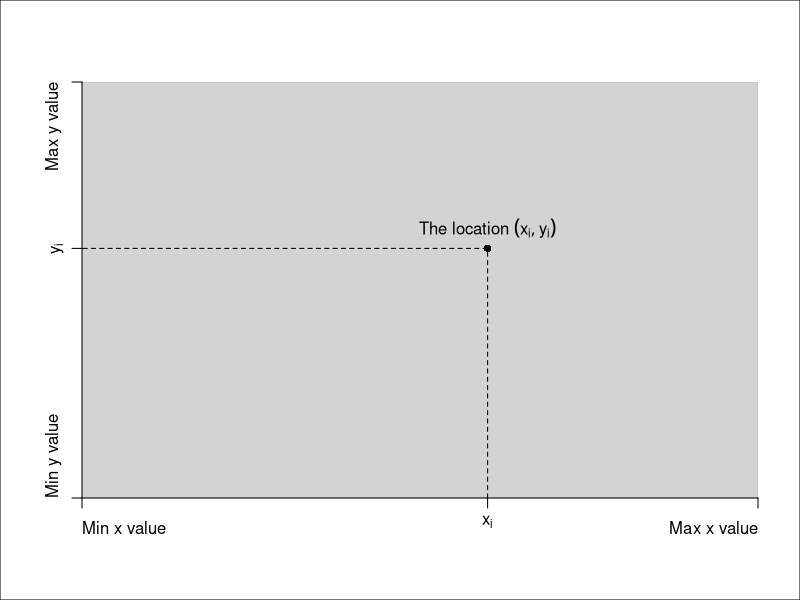

Recreate this plot in R.
par(xaxs="i", yaxs="i", xpd=FALSE)
    plot(c(0, 1), c(0, 1), type="n", ann=FALSE, axes=FALSE)
    box("figure")
    rect(0, 0, 1, 1, col="light grey", border="grey")
    axis(1, at=c(0, 1), c("", ""))
    mtext("Min x value", side=1, adj=0, line=1)
    mtext("Max x value", side=1, adj=1, line=1)
    axis(2, at=c(0, 1), c("", ""))
    mtext("Min y value", side=2, adj=0, line=1)
    mtext("Max y value", side=2, adj=1, line=1)
    lines(c(.6, .6, 0), c(0, .6, .6), lty="dashed")
    text(.6, .6, expression(paste("The location ", 
            group("(",list(x[i], y[i]),")"))), pos=3)
    points(.6, .6, pch=16)
    axis(1, at=.6, "")
    mtext(expression(x[i]), side=1, at=.6, line=.7)
    axis(2, at=.6, "")
    mtext(expression(y[i]), side=2, at=.6, line=.7)
        



